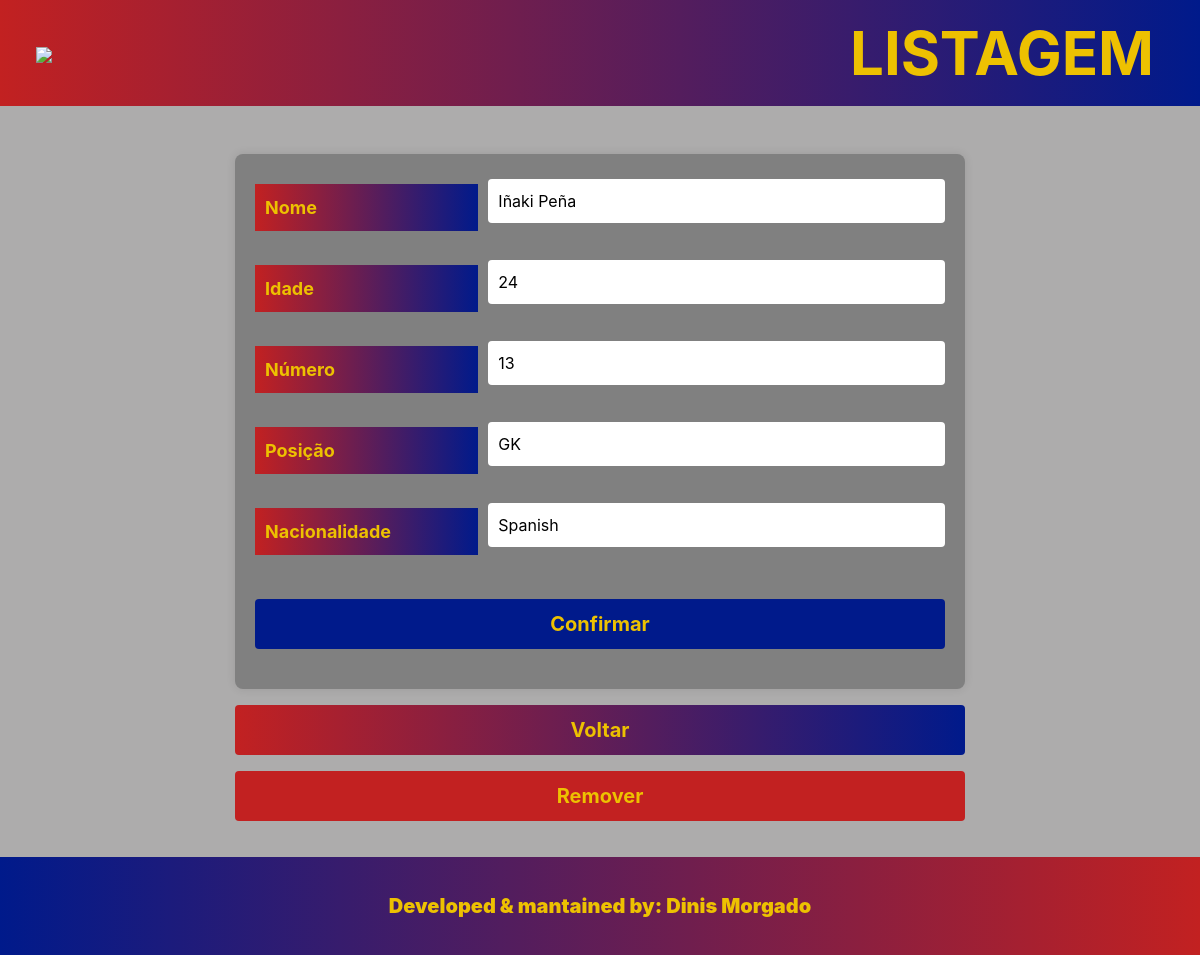
The page /editar.php?id=2 on the database its author committed.
### tables this page shows
CREATE TABLE `equipa` (
  `ID` int(11) NOT NULL,
  `Nome` varchar(50) NOT NULL,
  `Idade` smallint(6) NOT NULL,
  `Nª` smallint(6) NOT NULL,
  `Posicao` varchar(4) NOT NULL,
  `Nacionalidade` varchar(50) NOT NULL
);

### editar.php (the view, shortened to what this page needs)
<?php include 'servidor.php'; ?>
<?php
$id = '';
if (isset($_GET['id'])) {
    $id = intval($_GET['id']);
    $sql = "SELECT * FROM equipa WHERE ID = $id";
    $resultado = mysqli_query($ligacao, $sql);
    if (mysqli_num_rows($resultado) == 1) {
        $linha = mysqli_fetch_assoc($resultado);
    } else {
        echo "<br> Jogador não encontrado <br>";
        exit();
    }
} else {
    echo "<br> ID não especificado <br>";
    exit();
}
?>
<!DOCTYPE html>
<html lang="en">
<head>
  <link rel="stylesheet" href="https://cdn.jsdelivr.net/npm/bootstrap@4.0.0/dist/css/bootstrap.min.css" />
  <link rel="stylesheet" href="styles.css" />
</head>
<body>
  <div class="container">
    <div class="row justify-content-center mt-5">
      <div class="col-md-8">
        <form action="editar.php?id=<?php echo $id; ?>" method="post">
          <div class="form-row">
            <div class="form-group col-md-4">
              <label for="nome">Nome</label>
            </div>
            <div class="form-group col-md-8">
              <input type="text" class="form-control" id="nome" name="nome" value="<?php echo $linha['Nome']; ?>">
            </div>
          </div>
          <div class="form-row">
            <div class="form-group col-md-4">
              <label for="idade">Idade</label>
            </div>
            <div class="form-group col-md-8">
              <input type="number" class="form-control" id="idade" name="idade" value="<?php echo $linha['Idade']; ?>">
            </div>
          </div>
          <div class="form-row">
            <div class="form-group col-md-4">
              <label for="numero">Número</label>
            </div>
            <div class="form-group col-md-8">
              <input type="number" class="form-control" id="numero" name="numero" value="<?php echo $linha['Nª']; ?>">
            </div>
          </div>
          <div class="form-row">
            <div class="form-group col-md-4">
              <label for="posicao">Posição</label>
            </div>
            <div class="form-group col-md-8">
              <input type="text" class="form-control" id="posicao" name="posicao" value="<?php echo $linha['Posicao']; ?>">
            </div>
          </div>
          <div class="form-row">
            <div class="form-group col-md-4">
              <label for="nacionalidade">Nacionalidade</label>
            </div>
            <div class="form-group col-md-8">
              <input type="text" class="form-control" id="nacionalidade" name="nacionalidade" value="<?php echo $linha['Nacionalidade']; ?>">
            </div>
          </div>
          <button type="submit" class="btn btn-primary btn-block">Confirmar</button>
        </form>
        <a href="index.php" class="btn btn-voltar btn-block mt-3">Voltar</a>
        <a href="remover.php?id=<?php echo $linha['ID']; ?>" class="btn btn-remove btn-block mt-3">Remover</a>
      </div>
    </div>
  </div>
</body>
</html>

### styles.css (style rules this page uses)
body { background-color: #ADACAC; }
nav { background-image: linear-gradient(to right, #C22121, #001A8B); padding: 10px; }
footer { background-image: linear-gradient(to right, #001A8B, #C22121); padding: 10px; color: #EDC101; text-align: center; }
.text-center { color: #EDC101; font-weight: bolder; font-size: 20px; }
.nav-text { color: #EDC101; font-weight: bolder; font-size: 60px; padding-right: 30px; }
a { color: #EDC101; text-decoration: none; }
.container { padding-bottom: 36px; }
button { margin-bottom: 20px; }
form { background-color: #808080; padding: 20px; border-radius: 8px; box-shadow: 0 0 10px rgba(0, 0, 0, 0.1); }
form label { color: #EDC101; font-size: 18px; font-weight: bold; padding: 10px; display: inline-block; width: 100%; text-align: left; margin-top: 10px; background-image: linear-gradient(to right, #C22121, #001A8B); }
form input[type="text"], form input[type="number"] { border: none; border-radius: 4px; padding: 10px; width: 100%; box-sizing: border-box; margin-top: 5px; background-color: #fff; color: #000; }
form .btn-primary { background-color: #001A8B; color: #EDC101; font-weight: bold; font-size: 20px; border: none; width: 100%; padding: 10px; margin-top: 20px; }
.btn-remove { background-color: #C22121; color: #EDC101; font-weight: bold; font-size: 20px; border: none; width: 100%; padding: 10px; margin-top: 20px; }
.btn-voltar { background-image: linear-gradient(to right, #C22121, #001A8B); color: #EDC101; font-weight: bold; font-size: 20px; border: none; width: 100%; padding: 10px; margin-top: 20px; }

### rows shown on the page
equipa: nome "Iñaki Peña", idade "24", numero "13", posicao "GK", nacionalidade "Spanish"
